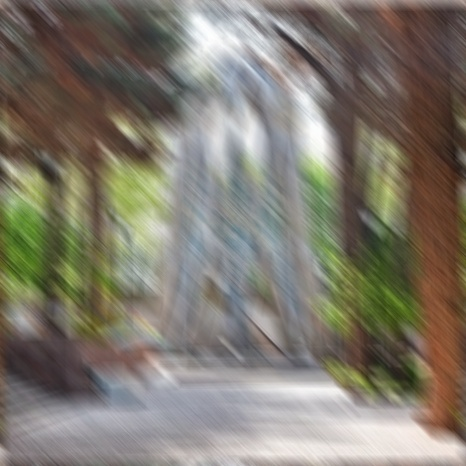
#> input picture hw5/pic/Khayyam.jpg, 466 x 466 px, given in place of the camera
$ jupyter execute Q_2_1,2.ipynb   (older library calls are emulated)
#> lines starting #> are read from the running program, lines starting #| are printed output that depends on the picture; after the words box and inside, x2 and y2 are one past the last pixel; in counts of white or black regions, pixels touching at a corner belong together
[cell 1]
import cv2
import numpy as np
import math


cam_id = 0
cap = cv2.VideoCapture(cam_id)
while True:
    ret, image = cap.read()
#> image is the input picture: shape (466, 466, 3); mean B, G, R 110.1, 122.1, 127.7
    deblurred_image = cv2.GaussianBlur(image, (5, 5), 1.0, 1.5)
    deblurred_image_grayscale = cv2.cvtColor( deblurred_image ,  cv2.COLOR_BGR2GRAY)
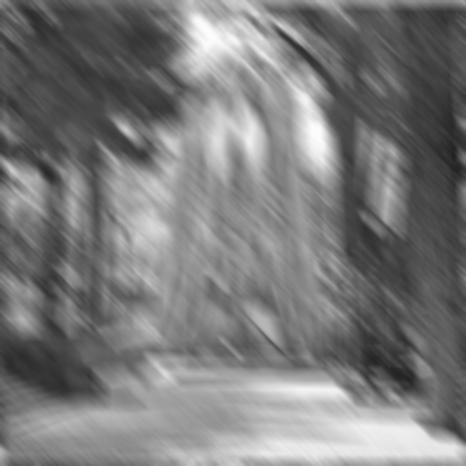
#> deblurred_image_grayscale: shape (466, 466); min 33, max 254, mean 122.4

    sobel_x = cv2.Sobel(deblurred_image_grayscale, cv2.CV_16S, 1, 0, ksize=3, scale=1, delta=45, borderType=cv2.BORDER_DEFAULT)
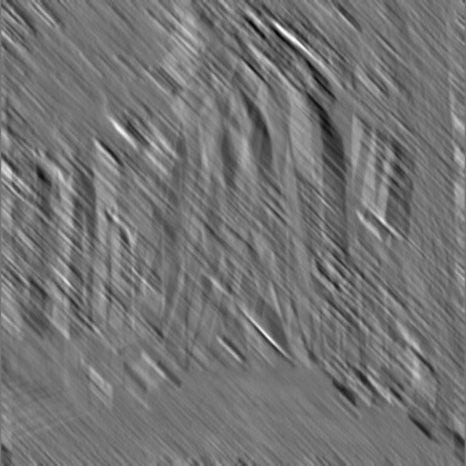
#> sobel_x: shape (466, 466) int16; min -100, max 217, mean 44.9; drawn with min black and max white
    sobel_y = cv2.Sobel(deblurred_image_grayscale, cv2.CV_16S, 0, 1, ksize=3, scale=1, delta=45, borderType=cv2.BORDER_DEFAULT)
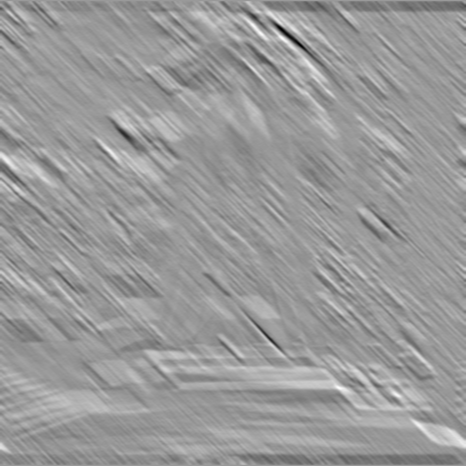
#> sobel_y: shape (466, 466) int16; min -185, max 197, mean 45.2; drawn with min black and max white

    mag = np.sqrt((sobel_x ** 2) + (sobel_y ** 2))
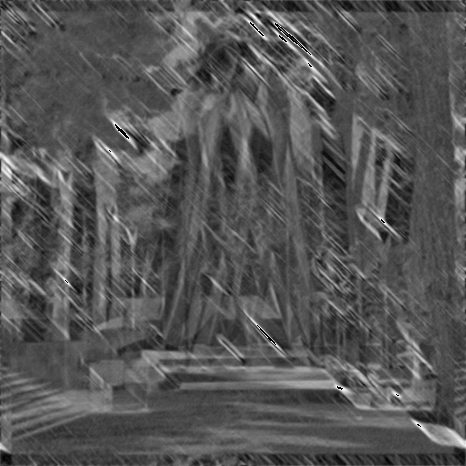
#> mag: shape (466, 466) float32; 0.11% of the values are NaN or infinite; the others: min 13.34, max 180.9, mean 70.14; drawn with min black, max white, NaN and infinite black
    ret,thresholding = cv2.threshold(mag , 80, 255, cv2.THRESH_BINARY)
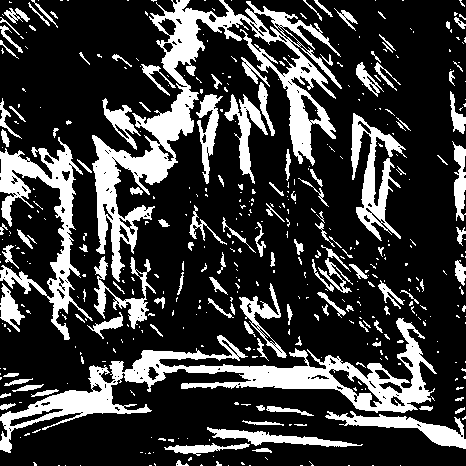
#> thresholding: shape (466, 466) float32; 23.5% white; 451 white regions (326 under 20 px), largest, box (x1, y1, x2, y2) and area: (92, 0, 342, 282) 13235, (0, 318, 437, 453) 10839, (0, 137, 93, 340) 4892

    cv2.imshow('My camera', image)
    cv2.imshow('resulting_thresholding', thresholding)
    if cv2.waitKey(1) & 0xFF == ord('e'):
#> (key e is pressed here)
        break

cap.release()
cv2.destroyAllWindows()

[cell 2]
import cv2
import numpy as np

cam_id = 0
cap = cv2.VideoCapture(cam_id)
while True:
    ret, image = cap.read()
    image_grayscale = cv2.cvtColor(image, cv2.COLOR_BGR2GRAY)
    deblurred_image = cv2.GaussianBlur(image_grayscale,(5,5), 1.0, 1.5 )
#> deblurred_image: shape (466, 466)
    edge_image_canny = cv2.Canny ( deblurred_image, 30,  120 )
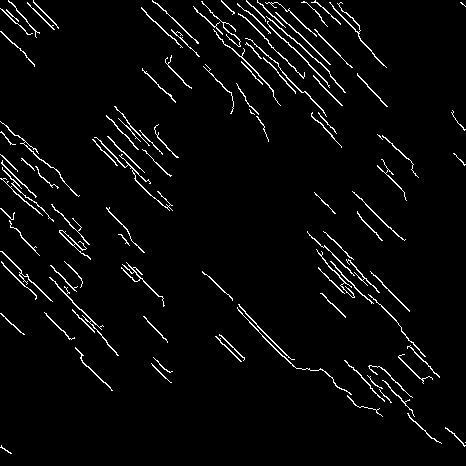
#> edge_image_canny: shape (466, 466); 3.4% white in thin lines or dots

    cv2.imshow('My Camera', image)
    cv2.imshow('edge_image_canny_resulting', edge_image_canny)

    if cv2.waitKey(1) & 0xFF == ord('e'):
#> (key e is pressed here)
        break
cap.release()
cv2.destroyAllWindows()

$ run again, on hw5/pic/car.jpg
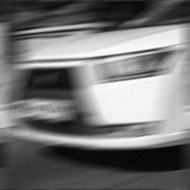
#> input picture hw5/pic/car.jpg, 190 x 190 px, given in place of the camera
#> image is the input picture: shape (190, 190, 3); min 1, max 255, mean 117
#> `ret,thresholding = cv2.threshold(mag , 80, 255, cv2.THRESH_BINARY)`:
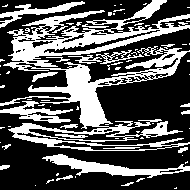
#> thresholding: shape (190, 190) float32; 34.2% white; 73 white regions (53 under 20 px), largest, box (x1, y1, x2, y2) and area: (0, 0, 190, 151) 8800, (42, 154, 190, 178) 1111, (0, 101, 73, 123) 616
#> `edge_image_canny = cv2.Canny ( deblurred_image, 30,  120 )`:
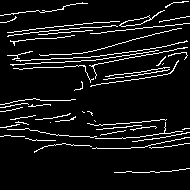
#> edge_image_canny: shape (190, 190); 7.9% white in thin lines or dots
